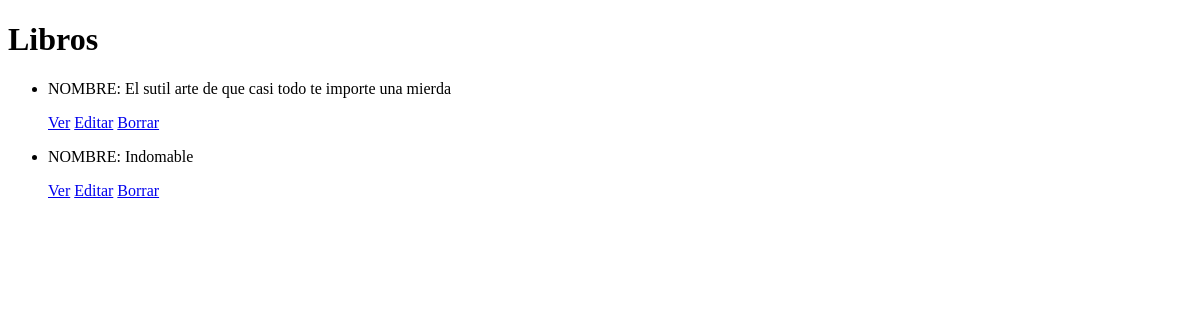
The page /AppBiblioCine/libro/list on the database as committed earlier.
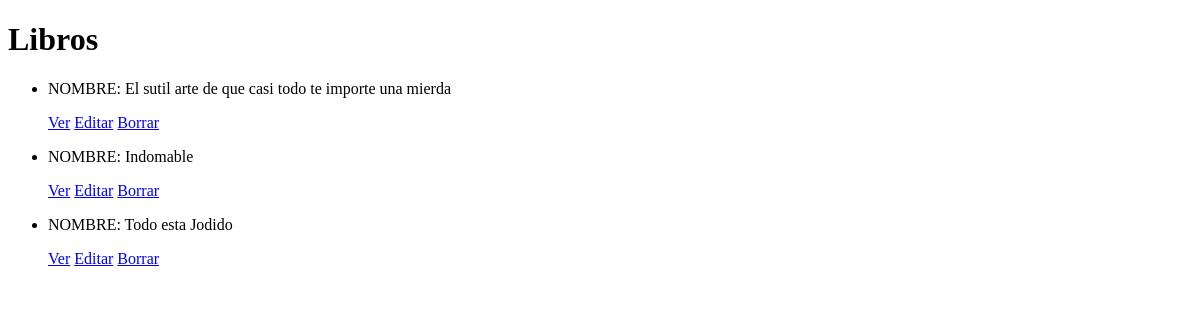
The same page on the database as committed later.
### AppBiblioCine/models.py (models this page shows, shortened)
class Libro(models.Model):
    titulo = models.CharField(max_length=200)
    autor = models.CharField(max_length=100)
    año_publicacion = models.IntegerField()
    editorial = models.CharField(max_length=100)
    sinopsis = models.TextField()
    genero = models.CharField(max_length=150)
    idioma = models.CharField(max_length=50)
    portada = models.ImageField(upload_to='libros/')
    recomendacion = models.TextField(null=True, blank=True)

### AppBiblioCine/views.py (the view)
class LibroList(ListView):
    model = Libro
    template_name='AppBiblioCine/libroList.html'

### templates/AppBiblioCine/libroList.html (shortened to what this page needs)
<!DOCTYPE html>
<html lang="en">
<head>
</head>
<body>
        <h1>Libros</h1>
        <ul>
            {% for libro in object_list %}
                <li>
                    <p>NOMBRE: {{libro.titulo}} </p>
                    <p>
                        <a href="{% url 'DetailLibros' libro.id %}">Ver</a>
                        <a href="{% url 'EditLibros' libro.id %}">Editar</a>
                        <a href="{% url 'DeleteLibros' libro.id %}">Borrar</a>
                    </p>
                </li>
            {% endfor %}
        </ul>
</body>
</html>

Rows that differ between the two databases and show on the page:
added Libro: titulo "Todo esta Jodido"
